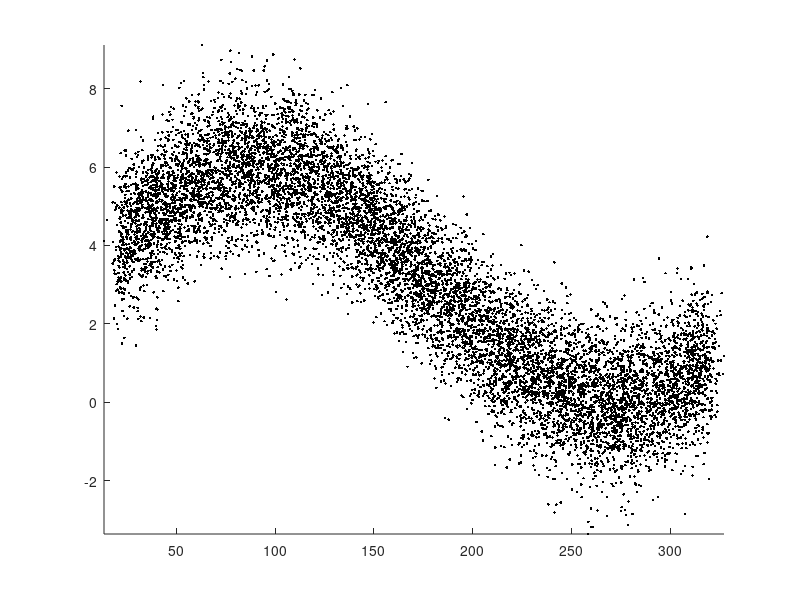

Reproduce this figure in MATLAB. (Note: this script raises an error after producing the figure.)
%% |scatstat1| documentation 
% The |scatstat1| function returns statistical values of all points within a given 
% 1D radius of each value. This is similar to taking a moving mean, but points do not
% have to be equally spaced, nor do x values need to be monotonically increasing. 
% 
% See also <scatstat2_documentation.html |scatstat2|>. 
% 
% <CDT_Contents.html Back to Climate Data Tools Contents>.
%% Syntax 
% 
%  ybar = scatstat1(x,y,radius)
%  ybar = scatstat1(x,y,radius,fun) 
%  ybar = scatstat1(...,options) 
% 
%% Description 
% 
% |ybar = scatstat1(x,y,radius)| returns the mean of all |y| values 
% within specified |radius| at each point |x|.  
% 
% |ybar = scatstat1(x,y,radius,fun)| applies any function |fun| to |y|
% values, default |fun| is |@mean|, but could be |@median|, |@nanstd|, 
% |etc|, or an anonymous function. 
% 
% |ybar = scatstat1(...,options)| allows any options that the function
% accepts. For example, |'omitnan'|.
% 
%% Example 1
% Get the local median of all points within 10 units of each x point. Start by
% creating some random non-sorted data with N = 10,000 points: 

N = 10000; 
x = randi(300,N,1) + 20+3*randn(N,1) ; 
y = 3*sind(x) + randn(size(x)) + 3;  
plot(x,y,'k.') 
axis tight
box off

%% 
% Now get the moving median of all points within 15 x units of each
% value: 

yb = scatstat1(x,y,15,@median,'omitnan'); 

hold on
plot(x,yb,'bo')

%% 
% Note, this function does not interpolate or enforce any equal spacing.  Final
% values correspond to each x point, which need not be equally spaced or sorted. 
% Here's a zoom-in so you can see that the x values are not equally spaced:

axis([167 173 1 6])

%% Example 2: Sea ice data
% From 1978 to 1988 the NSIDC sea ice time series contains about one measurement 
% about every two days. After 1988, it's a daily time series. What if you want 
% a 2 year moving average of sea ice time series, on this dataset which does 
% not have constant temporal resolution? 
% 
% Here's the situation: 

load seaice_extent.mat % loads the sample data 

figure
plot(t,extent_N)
axis tight
box off
ylabel 'northern hemisphere sea ice extent 1\times10^6 km)'

%% 
% Before 1988, the data is available every other day, and then there's a 
% gap in the data, and then it's daily data. Plot the time between measurements 
% (in days) as the gradient of the |datenum| values:

figure
plot(t,gradient(datenum(t)))
ntitle 'days between measurements' 
box off

%% 
% You see, there's a gap. 
% 
% For a two-year moving average (a radius of 1 year), convert the datetime
% format |t| to |datenum| format, and use |scatstat1| with a radius of 
% 365.25 days: 

extent_N_2yr = scatstat1(datenum(t),extent_N,365.25); 

figure(1) % goes back to the sea ice time series figure

hold on
plot(t,extent_N_2yr,'k','linewidth',2)

%% 
% And of course, you probably don't want to trust anything within 1 radius
% (1 year for the 2 year moving average) of the ends, which is why the strange
% wiggles appear on at the start and end of the time series. 

%% Author info: 
% This function was written by <http://www.chadagreene.com Chad A. Greene> of the University 
% of Texas at Austin's Institute for Geophysics (UTIG), June 2016. 